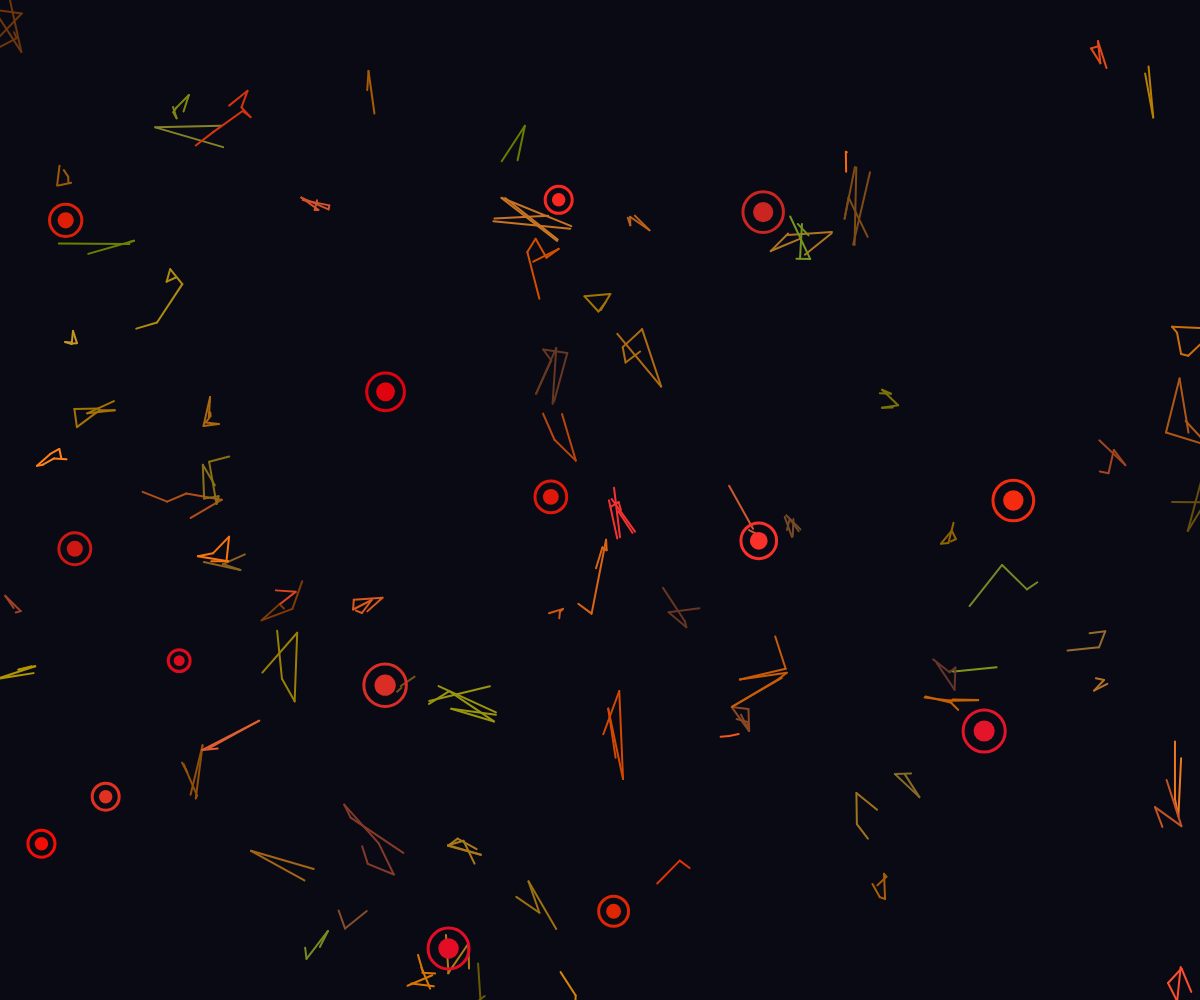
Frame 1 (no input)
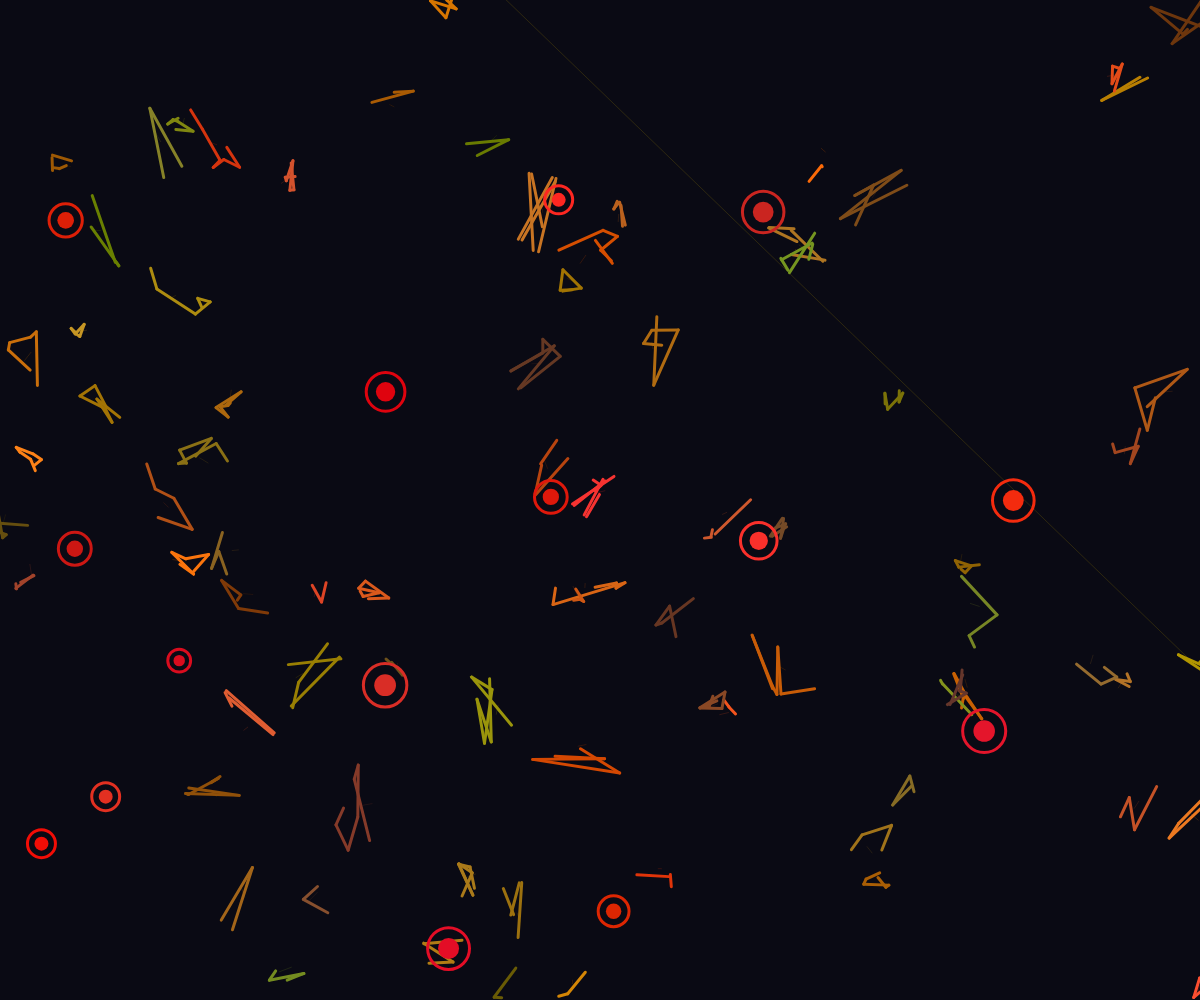
Frame 60 (no input)
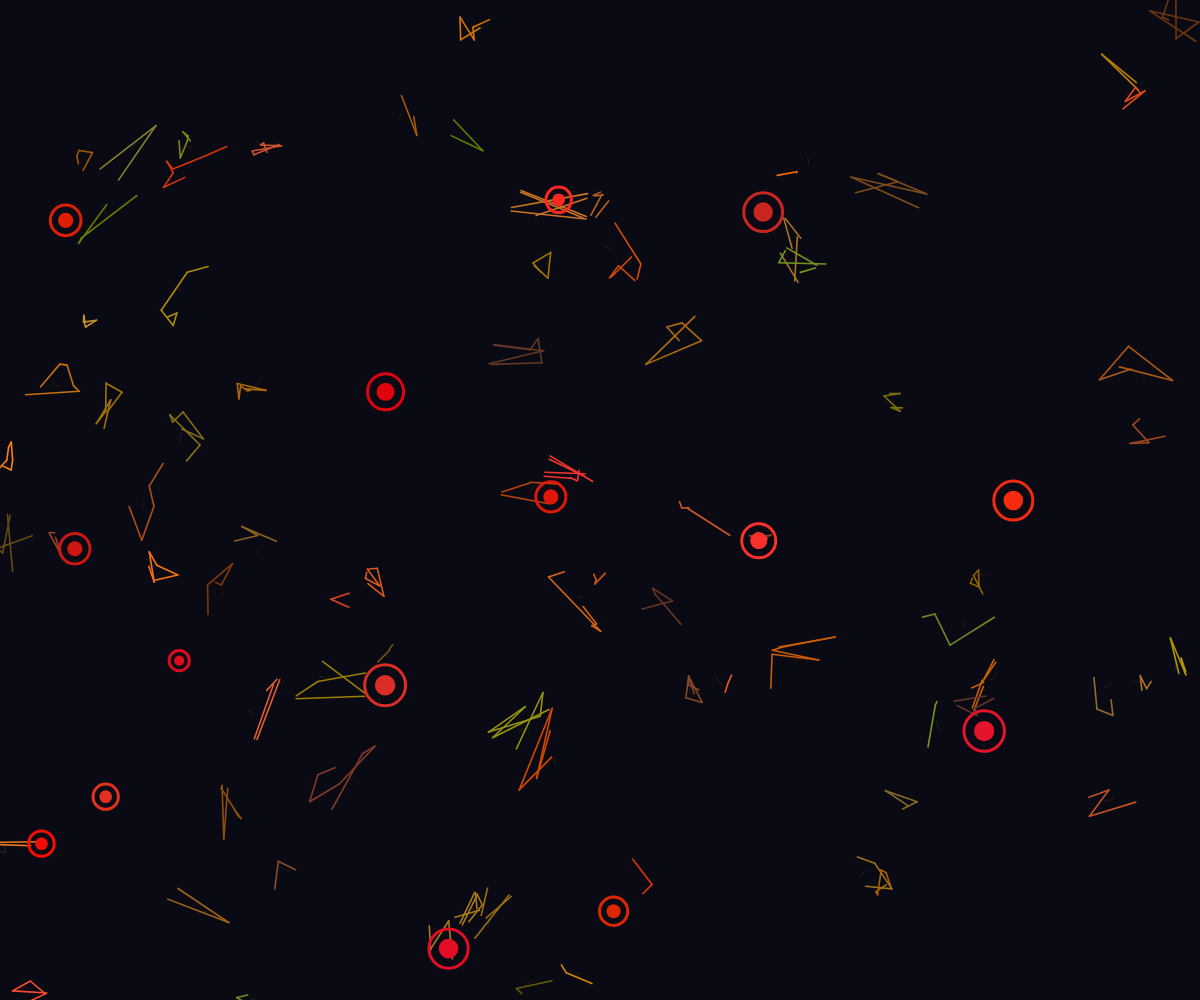
Frame 120 (the mouse pressed at the canvas centre since frame 60)

The p5.js sketch that drew these frames (run headless with seeded random() and noise() and a simulated clock; from frame 60 on, the mouse is pressed at the canvas centre):

// p5.js sketch
// ── sketch.js
let lines = [];
let nodes = [];
let frameCount = 0;

class Line {
  constructor() {
    this.x = random(width);
    this.y = random(height);
    this.vx = random(-0.5, 0.5);
    this.vy = random(-0.5, 0.5);
    this.length = random(30, 100);
    this.angle = random(TWO_PI);
    this.speed = random(0.01, 0.03);
    this.pulse = 0;
    this.color = color(random(100, 255), random(50, 150), random(0, 50));
    this.segments = [];
    this.segmentCount = floor(random(3, 8));
    for (let i = 0; i < this.segmentCount; i++) {
      this.segments.push({
        x: random(-this.length/2, this.length/2),
        y: random(-this.length/4, this.length/4)
      });
    }
    // For afterglow
    this.history = [];
    this.maxHistory = 20;
  }

  update() {
    this.x += this.vx;
    this.y += this.vy;
    this.angle += this.speed;
    this.pulse = (sin(frameCount * 0.03) + 1) / 2;

    // Wrap around edges
    if (this.x < 0) this.x = width;
    if (this.x > width) this.x = 0;
    if (this.y < 0) this.y = height;
    if (this.y > height) this.y = 0;
    
    // Update history for afterglow
    this.history.push({x: this.x, y: this.y});
    if (this.history.length > this.maxHistory) {
      this.history.shift();
    }
  }

  display() {
    push();
    translate(this.x, this.y);
    rotate(this.angle);

    // Draw afterglow trail
    noFill();
    stroke(this.color);
    strokeWeight(0.5);
    beginShape();
    for (let i = 0; i < this.history.length; i++) {
      let h = this.history[i];
      let alpha = map(i, 0, this.history.length - 1, 0, 100);
      stroke(red(this.color), green(this.color), blue(this.color), alpha);
      vertex(h.x - this.x, h.y - this.y);
    }
    endShape();

    // Draw segments
    for (let i = 0; i < this.segments.length - 1; i++) {
      let s1 = this.segments[i];
      let s2 = this.segments[i+1];
      
      // Apply oscillation when near a node
      let minDist = Infinity;
      for (let node of nodes) {
        let d = dist(s1.x, s1.y, node.x - this.x, node.y - this.y);
        if (d < minDist) minDist = d;
      }
      
      if (minDist < 60) {
        let oscillation = sin(frameCount * 0.1 + minDist * 0.1) * 3;
        stroke(this.color);
        strokeWeight(1 + this.pulse * 2);
        line(s1.x, s1.y + oscillation, s2.x, s2.y + oscillation);
      } else {
        stroke(this.color);
        strokeWeight(1 + this.pulse * 2);
        line(s1.x, s1.y, s2.x, s2.y);
      }
    }
    
    pop();
  }
}

class Node {
  constructor() {
    this.x = random(width);
    this.y = random(height);
    this.size = random(8, 20);
    this.color = color(random(200, 255), random(0, 50), random(0, 50)); // Red or green
    this.pulse = 0;
    this.type = random() > 0.5 ? 'red' : 'green';
  }

  display() {
    this.pulse = (sin(frameCount * 0.05) + 1) / 2;
    
    fill(this.color);
    noStroke();
    ellipse(this.x, this.y, this.size + this.pulse * 5);
    
    // Draw a glow
    noFill();
    stroke(this.color);
    strokeWeight(3);
    ellipse(this.x, this.y, this.size * 2 + this.pulse * 10);
  }
}

function setup() {
  createCanvas(windowWidth, windowHeight);
  frameRate(30);

  // Create lines
  for (let i = 0; i < 80; i++) {
    lines.push(new Line());
  }

  // Create nodes
  for (let i = 0; i < 15; i++) {
    nodes.push(new Node());
  }
}

function draw() {
  background(10, 10, 20);
  
  // Update and display lines
  for (let line of lines) {
    line.update();
    line.display();
  }

  // Display nodes
  for (let node of nodes) {
    node.display();
  }
  
  frameCount++;
}
